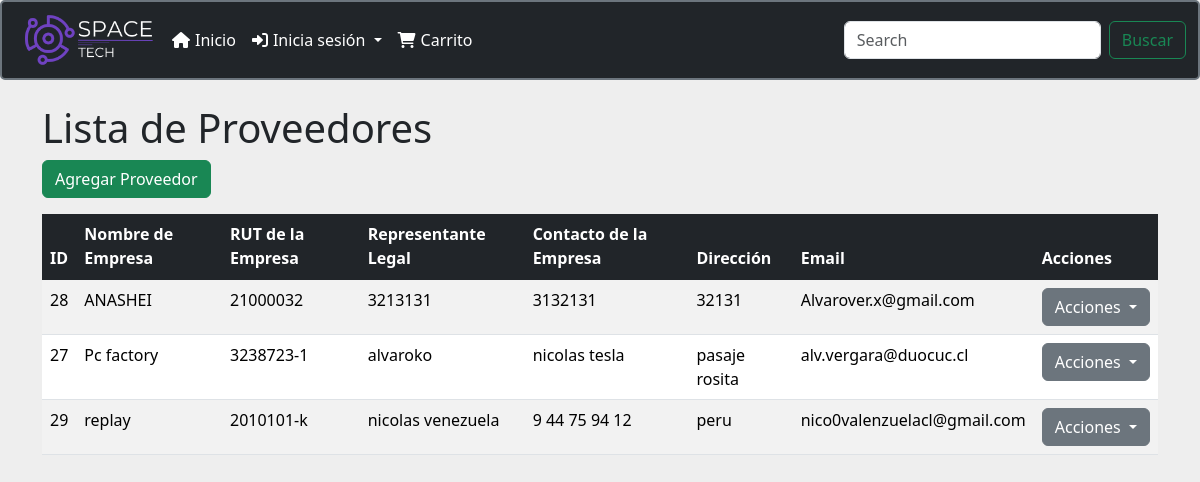
/listar_proveedores/, run on an earlier commit of the app's database.
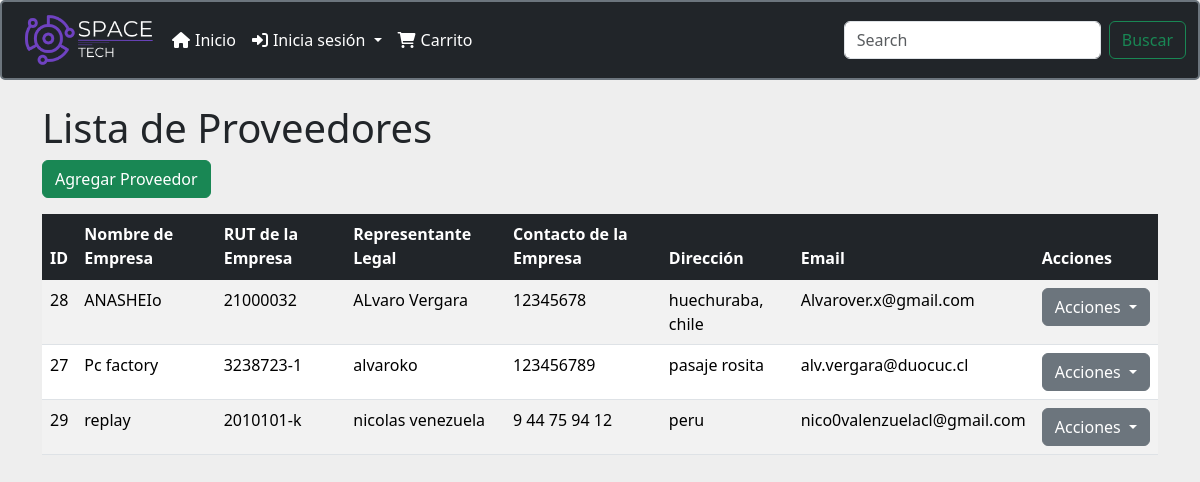
And on a later commit of the database.
### menu/models.py (models this page shows, shortened)
class Proveedor(models.Model):
    id_proveedor = models.AutoField(primary_key=True, editable=False)
    rut_empresa = models.CharField(max_length=13, verbose_name='RUT de la Empresa')
    nombre_empresa = models.CharField(max_length=100, verbose_name='Nombre de la Empresa')
    representante_legal = models.CharField(max_length=100, verbose_name='Representante Legal', default="")
    contacto_empresa = models.CharField(max_length=50, verbose_name='Contacto de la Empresa')
    direccion_proveedor = models.CharField(max_length=255, verbose_name='Dirección', default="sin direccion")
    email_proveedor = models.EmailField(max_length=70, unique=True, null=True, blank=True)

### menu/views.py (the view)
# urls.py: path('listar_proveedores/', views.listar_proveedores, name='listar_proveedores'),
def listar_proveedores(request):
    proveedores = Proveedor.objects.all().order_by('nombre_empresa')
    return render(request, 'listar_proveedores.html', {'proveedores': proveedores})

### menu/context_processors.py (called while the page is built)
def carrito_items_count(request):
    if request.user.is_authenticated:
        cart, created = Cart.objects.get_or_create(user=request.user)
        carrito_items_count = CartItem.objects.filter(cart=cart).aggregate(total_quantity=Sum('quantity'))['total_quantity'] or 0
    else:
        carrito_items_count = 0
    return {
        'carrito_items_count': carrito_items_count
    }

### menu/templates/listar_proveedores.html (shortened to what this page needs)
<!DOCTYPE html>
<html lang="es">
<head>
    <link href="https://cdn.jsdelivr.net/npm/bootstrap@5.1.3/dist/css/bootstrap.min.css" rel="stylesheet">
</head>
<body>
    {% include "plantilla/menu.html" %}
    <div class="container mt-4">
        <h1>Lista de Proveedores</h1>
        <div class="mb-3">
            <a href="{% url 'crear_proveedor' %}" class="btn btn-success">Agregar Proveedor</a>
        </div>
        <table class="table table-striped table-hover">
            <thead class="table-dark">
                <tr>
                    <th>ID</th>
                    <th>Nombre de Empresa</th>
                    <th>RUT de la Empresa</th>
                    <th>Representante Legal</th>
                    <th>Contacto de la Empresa</th>
                    <th>Dirección</th>
                    <th>Email</th>
                    <th>Acciones</th>
                </tr>
            </thead>
            <tbody>
                {% for proveedor in proveedores %}
                <tr>
                    <td>{{ proveedor.id_proveedor }}</td>
                    <td>{{ proveedor.nombre_empresa }}</td>
                    <td>{{ proveedor.rut_empresa }}</td>
                    <td>{{ proveedor.representante_legal }}</td>
                    <td>{{ proveedor.contacto_empresa }}</td>
                    <td>{{ proveedor.direccion_proveedor }}</td>
                    <td>{{ proveedor.email_proveedor }}</td>
                    <td>
                        <div class="btn-group">
                            <button type="button" class="btn btn-secondary dropdown-toggle" data-bs-toggle="dropdown" aria-expanded="false">
                                Acciones
                            </button>
                        </div>
                    </td>
                </tr>
                {% empty %}
                <tr>
                    <td colspan="8">No hay proveedores registrados.</td>
                </tr>
                {% endfor %}
            </tbody>
        </table>
    </div>
</body>
</html>

What changed in the data, as far as the page shows it:
changed Proveedor "Alvarover.x@gmail.com": nombre_empresa "ANASHEI" → "ANASHEIo"; representante_legal "3213131" → "ALvaro Vergara"; contacto_empresa "3132131" → "12345678"; direccion_proveedor "32131" → "huechuraba, chile"
changed Proveedor "Pc factory": contacto_empresa "nicolas tesla" → "123456789"
